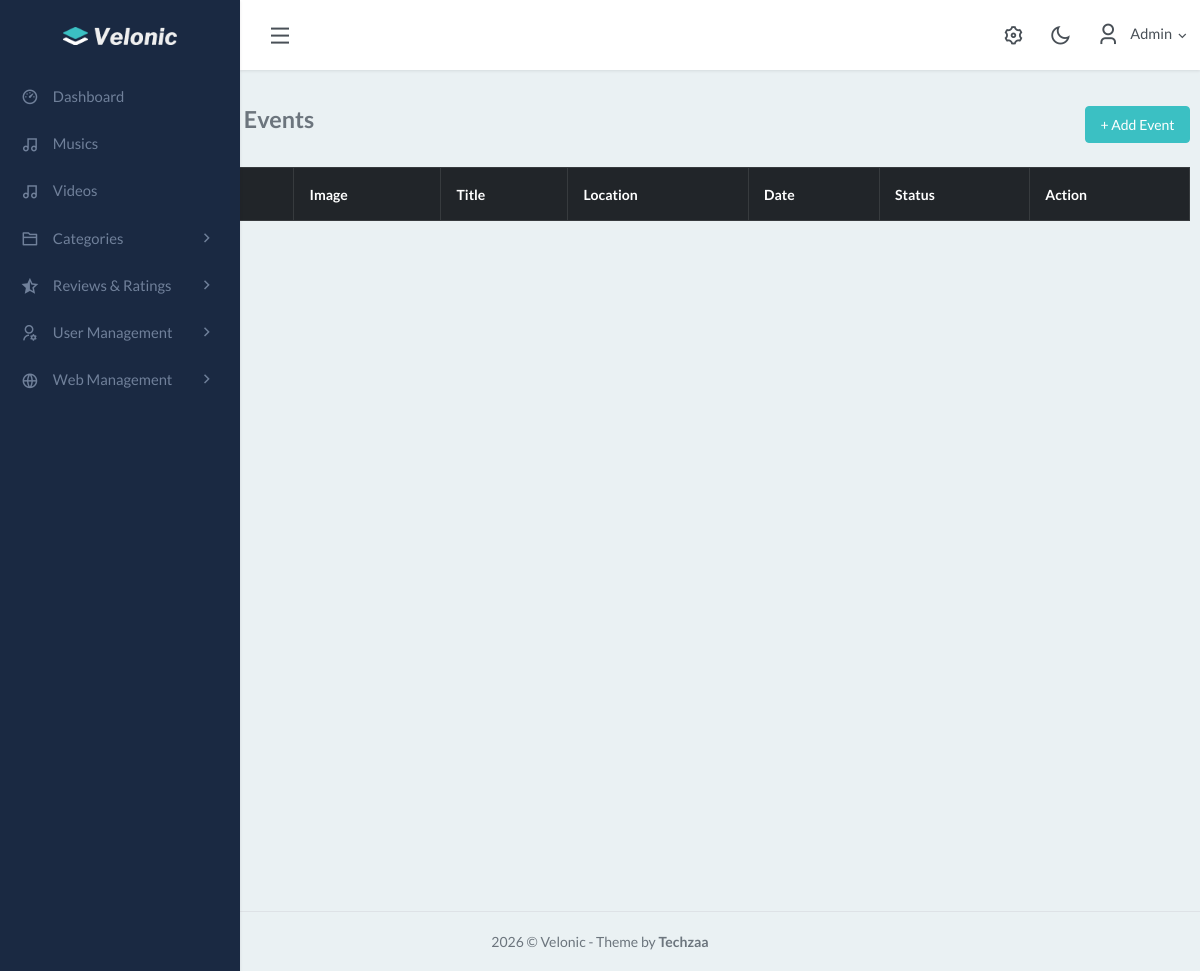
The page /admin/all_events.php (signed in) on the database as committed earlier.
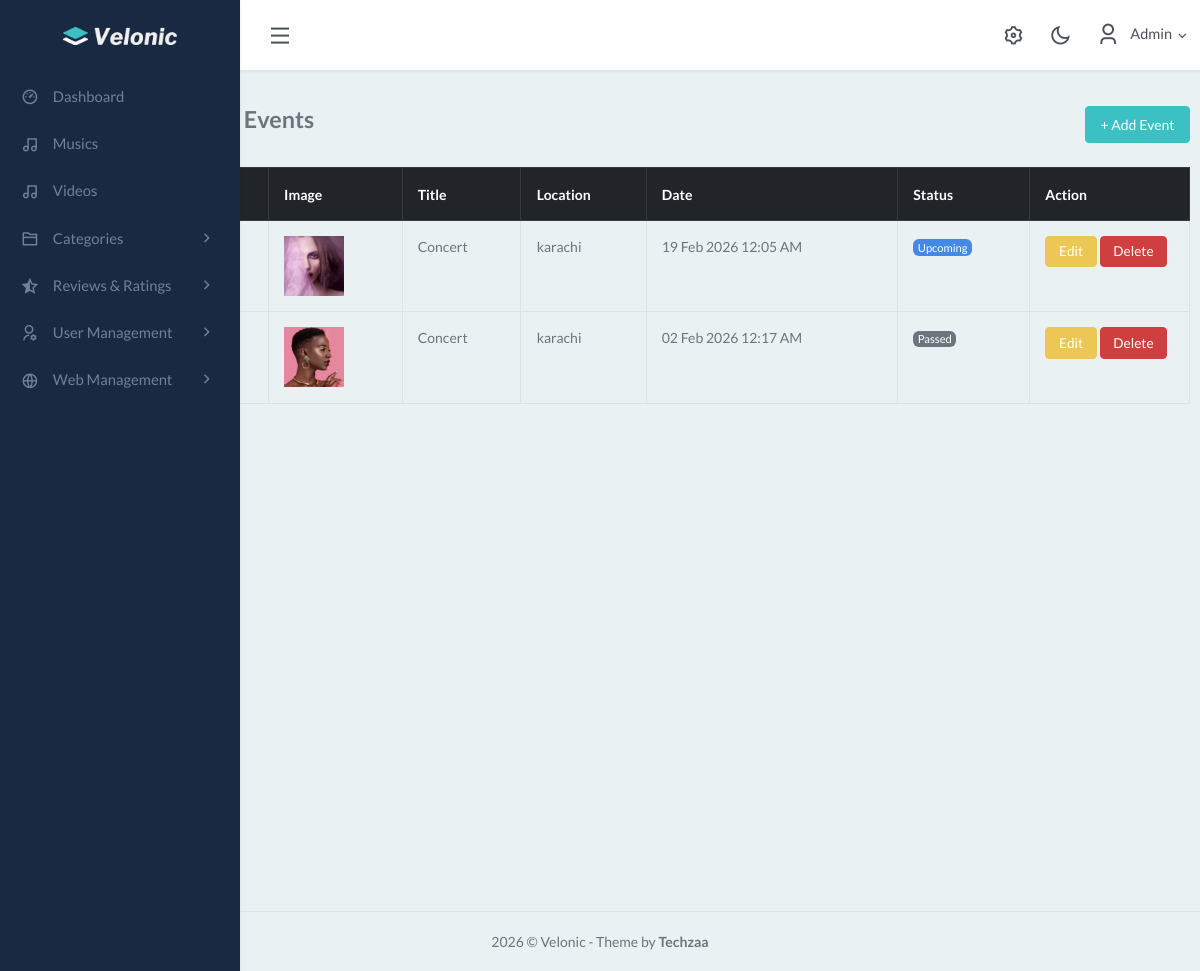
The same page on the database as committed later.
### tables this page shows
CREATE TABLE `users` (
  `id` int(11) NOT NULL,
  `name` varchar(100) DEFAULT NULL,
  `email` varchar(100) DEFAULT NULL,
  `password` varchar(255) DEFAULT NULL,
  `role` enum('admin','user') DEFAULT 'user',
  `status` tinyint(1) NOT NULL DEFAULT 0
);

CREATE TABLE `events` (
  `id` int(11) NOT NULL,
  `title` varchar(255) DEFAULT NULL,
  `location` varchar(255) DEFAULT NULL,
  `event_date` datetime DEFAULT NULL,
  `image` varchar(255) DEFAULT NULL,
  `status` enum('upcoming','passed') DEFAULT 'upcoming',
  `created_at` timestamp NOT NULL DEFAULT current_timestamp()
);

### admin/all_events.php (the view, shortened to what this page needs)
<?php
include "../config/db_connection.php";
mysqli_query($con, "
    UPDATE events
    SET status='passed'
    WHERE event_date < NOW()
");
$events = mysqli_query($con, "SELECT * FROM events ORDER BY event_date DESC");
?>
<?php include "./base/header.php"; ?>
<div class="container-fluid mt-4">
    <div class="row">
        <div class="col-md-2">
        </div>
        <div class="col-md-10">
            <div class="d-flex justify-content-between align-items-center mb-3">
                <h3>All Events</h3>
                <a href="add_events.php" class="btn btn-primary">+ Add Event</a>
            </div>
            <div class="table-responsive">
                <table class="table table-bordered table-hover">
                    <thead class="table-dark">
                        <tr>
                            <th>#</th>
                            <th>Image</th>
                            <th>Title</th>
                            <th>Location</th>
                            <th>Date</th>
                            <th>Status</th>
                            <th width="160">Action</th>
                        </tr>
                    </thead>
                    <tbody>
                        <?php $i=1; while($row = mysqli_fetch_assoc($events)) { ?>
                        <tr>
                            <td><?= $i++ ?></td>
                            <td><img src="../media/<?= $row['image'] ?>" width="60"></td>
                            <td><?= $row['title'] ?></td>
                            <td><?= $row['location'] ?></td>
                            <td><?= date("d M Y h:i A", strtotime($row['event_date'])) ?></td>
                            <td>
                                <span class="badge <?= $row['status']=='upcoming'?'bg-success':'bg-secondary' ?>">
                                    <?= ucfirst($row['status']) ?>
                                </span>
                            </td>
                            <td>
                                <a href="edit_events.php?id=<?= $row['id'] ?>" class="btn btn-sm btn-warning">Edit</a>
                                <a href="delete_events.php?id=<?= $row['id'] ?>"
                                   onclick="return confirm('Delete this event?')"
                                   class="btn btn-sm btn-danger">Delete</a>
                            </td>
                        </tr>
                        <?php } ?>
                    </tbody>
                </table>
            </div>
        </div>
    </div>
</div>
<?php include "./base/footer.php"; ?>

### admin/base/header.php (shortened to what this page needs)
<?php
include __DIR__ . '/../../config/db_connection.php';
$admin_id = (int) $_SESSION['user_id'];
$admin_name = "";
$stmt = mysqli_prepare($con, "SELECT name FROM users WHERE id = ?");
mysqli_stmt_bind_param($stmt, "i", $admin_id);
mysqli_stmt_execute($stmt);
$result = mysqli_stmt_get_result($stmt);
if ($row = mysqli_fetch_assoc($result)) {
    $admin_name = htmlspecialchars($row['name']);
} else {
    session_destroy();
    header("Location: /sound/login.php");
    exit;
}
?>
<!DOCTYPE html>
<html lang="en">
<head>
    <link rel="stylesheet" href="/sound/admin/css/daterangepicker.css">
    <link rel="stylesheet" href="/sound/admin/css/jquery.vectormap/jquery-jvectormap-1.2.2.css">
    <link href="https://cdn.jsdelivr.net/npm/sweetalert2@11/dist/sweetalert2.min.css" rel="stylesheet">
    <link href="/sound/admin/css/app.min.css" rel="stylesheet" type="text/css" id="app-style" />
    <link href="/sound/admin/css/icons.min.css" rel="stylesheet" type="text/css" />
    <link rel="stylesheet" href="https://cdnjs.cloudflare.com/ajax/libs/remixicon/4.6.0/remixicon.css"
 />
    <link rel="stylesheet" href="https://cdnjs.cloudflare.com/ajax/libs/remixicon/4.6.0/remixicon.min.css"
 />
</head>
<body>
    <div class="wrapper">
        <div class="navbar-custom">
            <div class="topbar container-fluid">
                <div class="d-flex align-items-center gap-1">
                    <button class="button-toggle-menu">
                        <i class="ri-menu-line"></i>
                    </button>
                </div>
                <ul class="topbar-menu d-flex align-items-center gap-3">
                    <li class="d-none d-sm-inline-block">
                        <a class="nav-link" data-bs-toggle="offcanvas" href="#theme-settings-offcanvas">
                            <i class="ri-settings-3-line fs-22"></i>
                        </a>
                    </li>
                    <li class="d-none d-sm-inline-block">
                        <div class="nav-link" id="light-dark-mode">
                            <i class="ri-moon-line fs-22"></i>
                        </div>
                    </li>
                    <li class="dropdown">
                        <a class="nav-link dropdown-toggle arrow-none nav-user" data-bs-toggle="dropdown" href="#"
                            role="button" aria-haspopup="false" aria-expanded="false">
                            <span class="account-user-avatar">
                                <i class="ri-user-3-line fs-3"></i>
                            </span>
                            <span class="d-lg-block d-none">
                                <h5 class="my-0 fw-normal">
                                    <?= $admin_name ?>
                                    <i class="ri-arrow-down-s-line d-none d-sm-inline-block align-middle"></i>
                                </h5>
                            </span>
                        </a>
                    </li>
                </ul>
            </div>
        </div>
        <div class="leftside-menu">
            <a href="index.php" class="logo logo-light">
                <span class="logo-lg">
                    <img src="./images/logo.png" alt="logo">
                </span>
            </a>
            <div class="h-100" id="leftside-menu-container" data-simplebar>
                <ul class="side-nav">
                    <li class="side-nav-item">
                        <a href="index.php" class="side-nav-link">
                            <i class="ri-dashboard-3-line"></i>
                            <span> Dashboard </span>
                        </a>
                    </li>
                    <li class="side-nav-item">
                        <a href="/sound/admin/music.php" class="side-nav-link">
                            <i class="ri-music-2-line"></i>
                            <span> Musics </span>
                        </a>
                    </li>
                    <li class="side-nav-item">
                        <a href="/sound/admin/video.php" class="side-nav-link">
                            <i class="ri-music-2-line"></i>
                            <span> Videos </span>
                        </a>
                    </li>
                    <li class="side-nav-item">
                        <a data-bs-toggle="collapse" href="#sidebarCategories" aria-expanded="false"
                            aria-controls="sidebarCategories" class="side-nav-link">
                            <i class="ri-folder-2-line"></i>
                            <span> Categories </span>
                            <span class="menu-arrow"></span>
                        </a>
                    </li>
                    <li class="side-nav-item">
                        <a data-bs-toggle="collapse" href="#sidebarBaseUI" aria-expanded="false"
                            aria-controls="sidebarBaseUI" class="side-nav-link">
                            <i class="ri-star-half-line"></i>
                            <span> Reviews & Ratings </span>
                            <span class="menu-arrow"></span>
                        </a>
                    </li>
                    <li class="side-nav-item">
                        <a data-bs-toggle="collapse" href="#sidebarExtendedUI" aria-expanded="false"
                            aria-controls="sidebarExtendedUI" class="side-nav-link">
                            <i class="ri-user-settings-line"></i>
                            <span> User Management </span>
                            <span class="menu-arrow"></span>
                        </a>
                    </li>
                    <li class="side-nav-item">
                        <a data-bs-toggle="collapse" href="#sidebarIcons" aria-expanded="false"
                            aria-controls="sidebarIcons" class="side-nav-link">
                            <i class="ri-global-line"></i>
                            <span> Web Management </span>
                            <span class="menu-arrow"></span>
                        </a>
                    </li>
                </ul>
            </div>
        </div>

### admin/base/footer.php (shortened to what this page needs)
<footer class="footer">
    <div class="container-fluid">
        <div class="row">
            <div class="col-12 text-center">
                <script>document.write(new Date().getFullYear())</script> © Velonic - Theme by <b>Techzaa</b>
            </div>
        </div>
    </div>
</footer>
</div>
</body>
</html>

Rows that differ between the two databases and show on the page:
added events: image (picture), title "Concert", location "karachi", event_date "19 Feb 2026 12:05 AM", status "Upcoming"
added events: image (picture), title "Concert", location "karachi", event_date "02 Feb 2026 12:17 AM", status "Passed"
